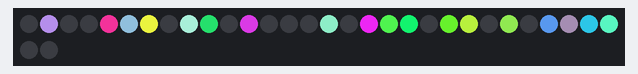
Bench run of a sketch on a simulated Arduino Uno, built with avr-gcc and run on an emulated ATmega328P. On the bench: 32 RGB LEDs in strip order, left to right, continuing on the next row. Random numbers use the default seed unless the sketch sets one.

Above: at 0.15 s.
At 4.96 s:
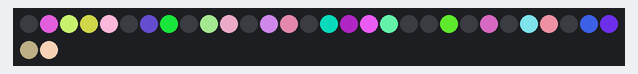
At 10.02 s:
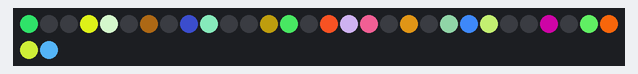
At 19.88 s:
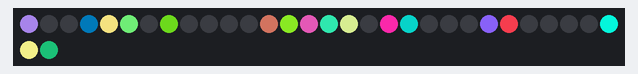
At 29.75 s:
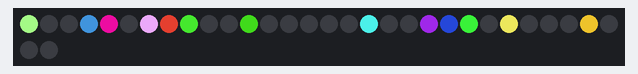
At 39.62 s:
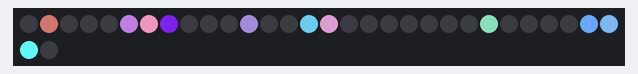

The sketch:

Random.ino
```cpp
#include "LPD8806.h"
#include "SPI.h"

// Parameters to configure a strip
#define dataPin 5
#define clockPin 6
#define numOfPixels 32

// Colors
uint32_t colorPixel[numOfPixels];

LPD8806 strip = LPD8806(numOfPixels, dataPin, clockPin);

void setup() {
  randomSeed(analogRead(0));
  resetColors();
  strip.begin();
  strip.show();
}

void loop() {
  // put your main code here, to run repeatedly:
 randomColors();
 showStrip(250);
}

/**
 * Set all LED to off
 */
void resetColors() {
    int i;
  for(i=0; i < numOfPixels; i++) {
    colorPixel[i] = 0;
  }
}

/**
 * Set all colors to random values
 */
void randomColors() {
  int i;
  for(i=0; i < numOfPixels; i++) {
      long OnOrOff = random(0,2);
    if  (OnOrOff == 0L) {
      colorPixel[i] = 0;
    } else {
      uint32_t nextColor = randomColor();
      colorPixel[i] = nextColor;
    }
  }
}

/**
 * Create one random color value
 */
uint32_t randomColor() {
  long red = random(120);
  long blue = random(120);
  long green = random(120);
  return strip.Color(red, blue, green);
}

/**
 * Show the strip and prep for next
 */
void showStrip(int wait) {
      int i;
  for(i = 0; i < numOfPixels; i++) {
      strip.setPixelColor(i, colorPixel[i]);
  }
  strip.show();
  // Need to reset the pixel since
  // setpixelColor is additive
  // But don't show it
  for(i = 0; i < numOfPixels; i++) {
      strip.setPixelColor(i, 0);
  }
  delay(wait);
}
```
